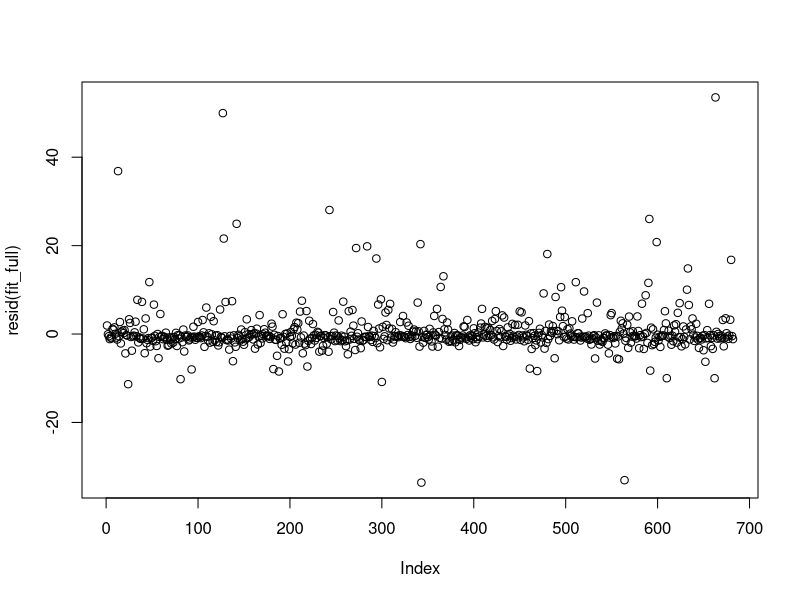
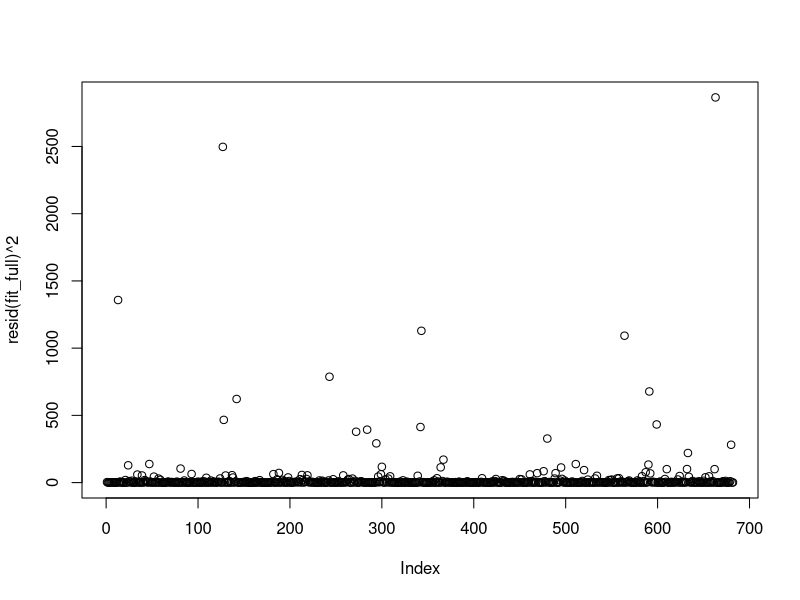
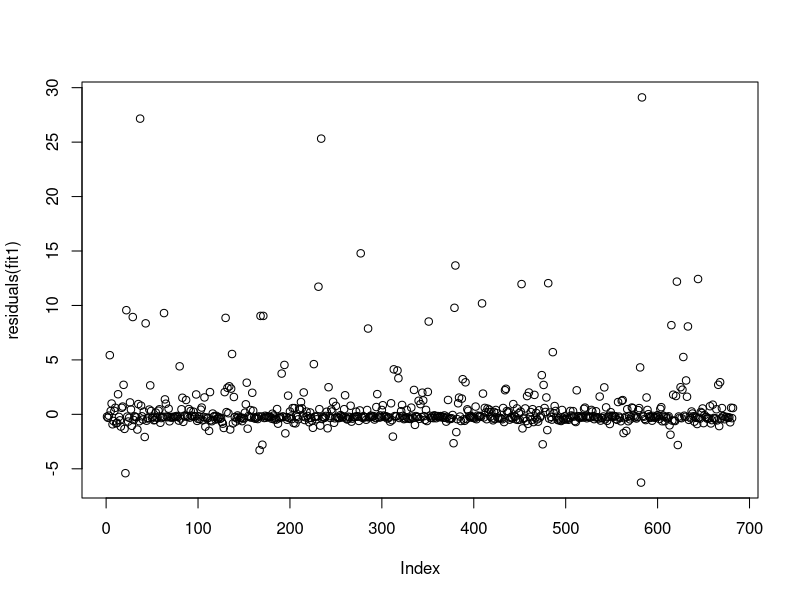

Write the R code that produced these figures, in order.
## ---- chunk 1
library(ggplot2)
library(dplyr)
library("glmmTMB")


#read in data
rm(list=ls())
dat<-read.csv("DataSynthesis.csv")

#Assign family column
prefamily<-gsub("*.\\|","",dat$Tag)
dat$Family<-gsub("\\-.*","",prefamily)

#remove those with fertilizer treatment, and extra genotypes that are only in the alone treatment. 
dat<-dat[!grepl("i",dat$Sample,fixed=T),]


#Function to weigh pathogen damage by leaf area. 
Weigh<-function(x){
  x/(dat$GM_Leaf_Len*dat$GM_Leaf_Wid)
}

Standardize<-function(x){
  standard<-(x-mean(x,na.rm=T))/sd(x,na.rm=T)
}


dat$BlackPathDamW<-Weigh(dat$BlackPathDam)
dat$ThripsDamW<-Weigh(dat$ThripsDam)
dat$WhiteFungDamW<-Weigh(dat$WhiteFungDam)


#Average Duplicates. 
dat2<-dat %>% select(-X) %>% group_by(Tag) %>%  summarize(gh_col=first(gh_col),gh_bench=first(gh_bench),treatment=first(treatment),GA3=first(GA3),Family=first(Family),Maple_StemHeight_End=mean(Maple_StemHeight_End),Maple_LeafNum_End=mean(Maple_LeafNum_End),maple_leaf_length_0=mean(maple_leaf_length_0),maple_leaves_0=mean(maple_leaves_0),Maple_TotalLeafArea_End=mean(Maple_TotalLeafArea_End),MapleDamage=mean(Maple_Damage_End),Fern=first(Fern),gluc_Conc=mean(gluc_Conc),flav_Conc=mean(flav_Conc),maple_height_0=mean(maple_height_0),ChlorA=mean(ChlorA), GM_TotalLeaf_Area=first(GM_TotalLeaf_Area),ThripsDam=mean(ThripsDam),BlackPathDam=mean(BlackPathDam),WhiteFungDam=mean(WhiteFungDam),BlackPathDamW=mean(BlackPathDamW),ThripsDamW=mean(ThripsDamW),WhiteFungDamW=mean(WhiteFungDamW))

#Converting white fungal damage to logistic. 
dat2$WhiteFungLogis<-NA
dat2$WhiteFungLogis[dat2$WhiteFungDam>0]<-"Yes"
dat2$WhiteFungLogis[dat2$WhiteFungDam==0]<-"No"

dat$GM_Leaf_Area<-dat$GM_Leaf_Wid*dat$GM_Leaf_Len
## ---- chunk 2
#Because there is no such model that is negative binomial and continuous, i will have to controll for leave size and leaf health in the model. Leaf size must be contorlled for because more pathogens can appear on leaves with larger surface area. 

#Modelling Random Effects

fit_full<-glmmTMB(ThripsDam~treatment+gluc_Conc+flav_Conc+GM_Leaf_Area+ChlorA+(1|Family/Tag)+(1|gh_bench),family=nbinom2,data=dat)

fit_full2<-glmmTMB(ThripsDam~treatment+gluc_Conc+flav_Conc+GM_Leaf_Area+ChlorA+(1|Family)+(1|gh_bench),family=nbinom2,data=dat)

fit_full3<-glmmTMB(ThripsDam~treatment+gluc_Conc+flav_Conc+GM_Leaf_Area+ChlorA+(1|Family/Tag),family=nbinom2,data=dat)

fit_full4<-glmmTMB(ThripsDam~treatment+gluc_Conc+flav_Conc+GM_Leaf_Area+ChlorA+(1|gh_bench),family=nbinom2,data=dat)

fit_full5<-glmmTMB(ThripsDam~treatment+gluc_Conc+flav_Conc+GM_Leaf_Area+ChlorA+(1|Tag)+(1|gh_bench),family=nbinom2,data=dat)


#Is Tag important? 
anova(fit_full,fit_full2) #Yes, 

#Is Family important? 
anova(fit_full,fit_full5) #No, Family is not significant, but Tag is.  
#Is GH_Bench important?
anova(fit_full,fit_full3) #No greenhouse bench is not important. 
#Therefore, Tag is the only random effect i need to include. 


#Modelling fixed effects 
fit_full<-glmmTMB(ThripsDam~treatment+gluc_Conc+flav_Conc+GM_Leaf_Area+ChlorA+(1|Tag),family=nbinom2,data=dat)


summary(fit_full) #Including leaf size almost completely eliminates the effect here. However, controlling for chlorophyll brings the significance right back for both. This is interesting. It means that after you controll for the overall health of the plant, glucosinolates and flavonoids significantly reduce thrips abundance.

fit_1<-update(fit_full,~.-treatment)
anova(fit_full,fit_1) #treatment is important. This is radicaly different than the results i got earlier. There are much more thrips in the garlic mustard treatment, which makes sense. 

#Could there be a synergistic effect of producing high glucosinolates and flavonoids? 
fit_1<-update(fit_full,~.+ gluc_Conc:flav_Conc)
anova(fit_full,fit_1) #No there isnt. 

plot(resid(fit_full))
plot(resid(fit_full)^2)
#The model appears to be a good fit. 

## ---- chunk 3

#Modelling random effects 

fit_full<-glmmTMB(BlackPathDam~treatment+gluc_Conc+flav_Conc+GM_Leaf_Area+ChlorA+(1|Family/Tag)+(1|gh_bench),family=nbinom2,data=dat)

fit_full2<-glmmTMB(BlackPathDam~treatment+gluc_Conc+flav_Conc+GM_Leaf_Area+ChlorA+(1|Family)+(1|gh_bench),family=nbinom2,data=dat)

fit_full3<-glmmTMB(BlackPathDam~treatment+gluc_Conc+flav_Conc+GM_Leaf_Area+ChlorA+(1|Family/Tag),family=nbinom2,data=dat)

fit_full4<-glmmTMB(BlackPathDam~treatment+gluc_Conc+flav_Conc+GM_Leaf_Area+ChlorA+(1|Tag)+(1|gh_bench),family=nbinom2,data=dat)

#Is Tag imporatant? 
anova(fit_full,fit_full2) #Yes it is. 

#Is gh_Bench imporatant? 
anova(fit_full,fit_full3) #No it is not.

#Is Family Important. 
anova(fit_full,fit_full4) #Yes it is 

#Modelling fixed effects 
fit_full<-glmmTMB(BlackPathDam~treatment+gluc_Conc+flav_Conc+GM_Leaf_Area+ChlorA+(1|Family/Tag),family=nbinom2,data=dat)

fit1<-update(fit_full,~.-treatment)
anova(fit_full,fit1) #treatment is important


summary(fit_full)# Gluc_Conc is not important. 
#Therefore, the best model is one with flavonoids and treatment. 

fit1<-update(fit_full,~.-gluc_Conc)
summary(fit1)
plot(residuals(fit1))

#All else are significant (except for leaf size) Therefore, flavonoids alone reduces black pathogen abundance -- even after contorlling for leaf allocation. There is likely also less blackpathogen damage in the maple treatment than in the garlic mustard treatment. 

## ---- chunk 4
#Because of how zero inflated white pathogen damage is, i will use a logistic regression to model it.
dat$WhiteFungLogis<-NA
dat$WhiteFungLogis[dat$WhiteFungDam==0]<-0
dat$WhiteFungLogis[dat$WhiteFungDam>0]<-1

#Modelling Random Effects
fit_full<-glmmTMB(WhiteFungLogis~treatment+gluc_Conc+flav_Conc+GM_Leaf_Area+ChlorA+(1|Family/Tag)+(1|gh_bench),family=binomial,data=dat)

fit_full2<-glmmTMB(WhiteFungLogis~treatment+gluc_Conc+flav_Conc+GM_Leaf_Area+ChlorA+(1|Family)+(1|gh_bench),family=binomial,data=dat)

fit_full3<-glmmTMB(WhiteFungLogis~treatment+gluc_Conc+flav_Conc+GM_Leaf_Area+ChlorA+(1|Family),family=binomial,data=dat)

fit_full4<-glmmTMB(WhiteFungLogis~treatment+gluc_Conc+flav_Conc+GM_Leaf_Area+ChlorA+(1|gh_bench),family=binomial,data=dat)

#Is Tag important? 
anova(fit_full,fit_full2) #no, the individual is not important. 

#Is Family important? 
anova(fit_full2,fit_full4) #Yes, family is important for predicting pathogen abundance. 

#Is gh_bench important? 
anova(fit_full2,fit_full3) #No, greenhouse bench is not important. 


#Modelling fixed effects. 
fit_full<-glmmTMB(WhiteFungLogis~treatment+gluc_Conc+flav_Conc+GM_Leaf_Area+ChlorA+(1|Family),family=binomial,data=dat)

fit1<-update(fit_full,~.-treatment)
anova(fit_full,fit1) #Treatment is important

summary(fit_full)#glucosinolate concentration is not. 
fit1<-glmmTMB(WhiteFungLogis~treatment+flav_Conc+GM_Leaf_Area+ChlorA+(1|Family),family=binomial,data=dat)

summary(fit1) #ChlorA is not 


fit1<-glmmTMB(WhiteFungLogis~treatment+flav_Conc+GM_Leaf_Area+(1|Family),family=binomial,data=dat)

summary(fit1)#flavonoids is not


fit1<-glmmTMB(WhiteFungLogis~treatment+GM_Leaf_Area+(1|Family),family=binomial,data=dat)
summary(fit1)
#treatment and leaf area all predict whehter or not garlic mustard will be affected by powdery mildue. This suggests that garlic mustard is very poorly defended against such a predator. 
